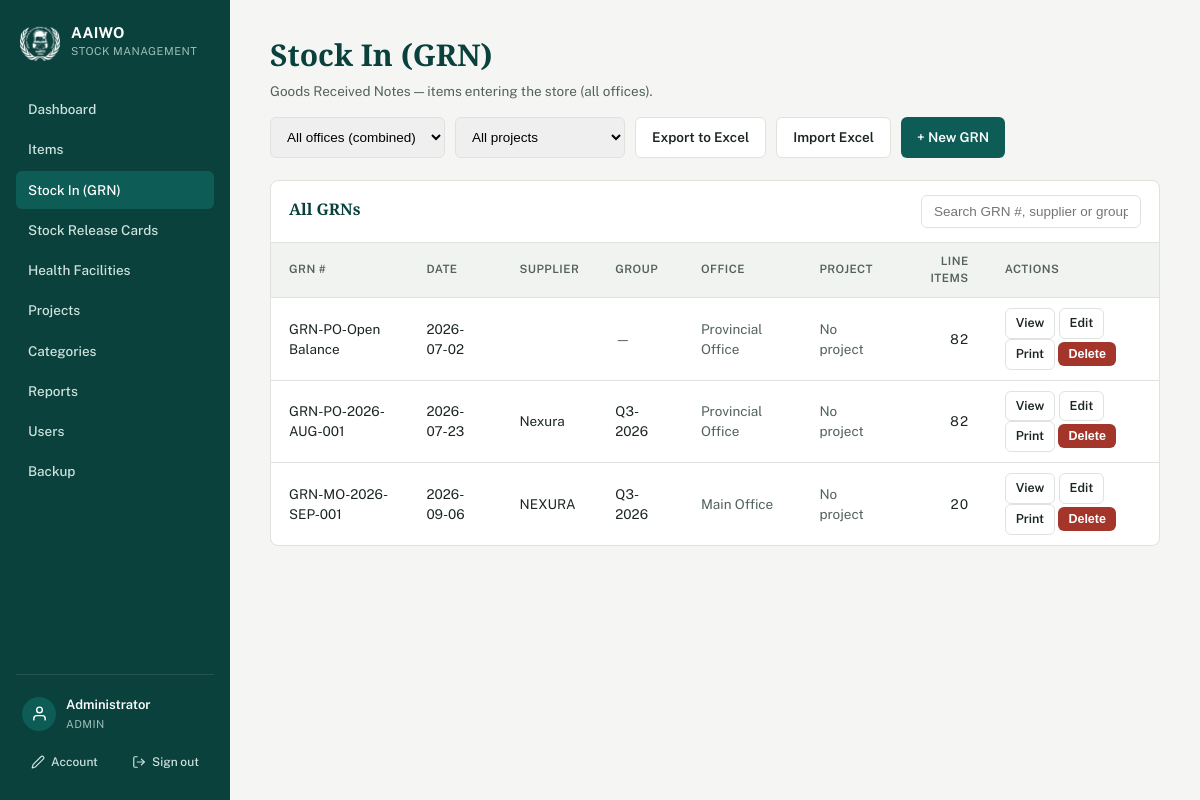
Page /receipts (signed in) on the committed database.
### tables this page shows
CREATE TABLE Users (
            UserID INTEGER PRIMARY KEY AUTOINCREMENT,
            Username TEXT NOT NULL UNIQUE,
            PasswordHash TEXT NOT NULL,
            FullName TEXT,
            Role TEXT NOT NULL DEFAULT 'staff',
            Active INTEGER NOT NULL DEFAULT 1,
            MustChangePassword INTEGER NOT NULL DEFAULT 0,
            CreatedAt TEXT NOT NULL DEFAULT (datetime('now'))
        , FailedLoginAttempts INTEGER NOT NULL DEFAULT 0, LockedUntil TEXT, Office TEXT);

CREATE TABLE StockReceipts (
    ReceiptID   INTEGER PRIMARY KEY AUTOINCREMENT,
    GRNNumber   TEXT NOT NULL UNIQUE,
    ReceiptDate TEXT
, Supplier TEXT, CreatedByUserID INTEGER, UpdatedByUserID INTEGER, CreatedAt TEXT, UpdatedAt TEXT, GroupName TEXT, Office TEXT DEFAULT 'main', ProjectID INTEGER);

### config/db.php (called while the page is built, shortened)
<?php
function db_file_path(): string {
    return __DIR__ . '/../data/stock_management.sqlite';
}
function db(): PDO {
    static $pdo = null;
    if ($pdo === null) {
        $path = db_file_path();
        $pdo = new PDO('sqlite:' . $path);
        $pdo->setAttribute(PDO::ATTR_ERRMODE, PDO::ERRMODE_EXCEPTION);
        $pdo->setAttribute(PDO::ATTR_DEFAULT_FETCH_MODE, PDO::FETCH_ASSOC);
        $pdo->exec('PRAGMA foreign_keys = ON');
        stockapp_migrate($pdo);
    }
    return $pdo;
}
function stockapp_migrate(PDO $pdo): void {
    $pdo->exec("
        CREATE TABLE IF NOT EXISTS Users (
            UserID INTEGER PRIMARY KEY AUTOINCREMENT,
            Username TEXT NOT NULL UNIQUE COLLATE NOCASE,
            PasswordHash TEXT NOT NULL,
            FullName TEXT,
            Role TEXT NOT NULL DEFAULT 'staff',
            Active INTEGER NOT NULL DEFAULT 1,
            MustChangePassword INTEGER NOT NULL DEFAULT 0,
            CreatedAt TEXT NOT NULL DEFAULT (datetime('now'))
        )
    ");
    $auditCols = [
        'CreatedByUserID' => 'INTEGER',
        'UpdatedByUserID' => 'INTEGER',
        'CreatedAt' => 'TEXT',
        'UpdatedAt' => 'TEXT',
        'GroupName' => 'TEXT',
    ];
    foreach (['StockReceipts', 'StockReleases'] as $table) {
        $existing = array_column($pdo->query('PRAGMA table_info(' . $table . ')')->fetchAll(), 'name');
    }
    $stockReleasesExists = (bool)$pdo->query("SELECT name FROM sqlite_master WHERE type='table' AND name='StockReleases'")->fetchColumn();
    if ($stockReleasesExists) {
        $existingReleaseCols = array_column($pdo->query('PRAGMA table_info(StockReleases)')->fetchAll(), 'name');
    }
    $pdo->exec('CREATE TABLE IF NOT EXISTS Projects (
        ProjectID INTEGER PRIMARY KEY AUTOINCREMENT,
        ProjectName TEXT NOT NULL,
        Description TEXT,
        CreatedByUserID INTEGER,
        CreatedAt TEXT,
        UpdatedByUserID INTEGER,
        UpdatedAt TEXT
    )');
    foreach (['Items', 'StockReceipts', 'StockReleases'] as $projectTable) {
        $existingCols = array_column($pdo->query('PRAGMA table_info(' . $projectTable . ')')->fetchAll(), 'name');
    }
    $categoriesExisted = (bool)$pdo->query("SELECT name FROM sqlite_master WHERE type='table' AND name='ItemCategories'")->fetchColumn();
    $pdo->exec('CREATE TABLE IF NOT EXISTS ItemCategories (
        CategoryID INTEGER PRIMARY KEY AUTOINCREMENT,
        CategoryName TEXT NOT NULL,
        CategoryNameLocal TEXT,
        CreatedAt TEXT
    )');
    $existingItemCols = array_column($pdo->query('PRAGMA table_info(Items)')->fetchAll(), 'name');
    $existingUserCols = array_column($pdo->query('PRAGMA table_info(Users)')->fetchAll(), 'name');
    foreach (['Items', 'HealthFacilities', 'StockReceipts', 'StockReleases'] as $table) {
        $tableExists = (bool)$pdo->query("SELECT name FROM sqlite_master WHERE type='table' AND name='$table'")->fetchColumn();
        $cols = array_column($pdo->query('PRAGMA table_info(' . $table . ')')->fetchAll(), 'name');
    }
    $hfTableExists = (bool)$pdo->query("SELECT name FROM sqlite_master WHERE type='table' AND name='HealthFacilities'")->fetchColumn();
    if ($hfTableExists) {
        $existingHfCols = array_column($pdo->query('PRAGMA table_info(HealthFacilities)')->fetchAll(), 'name');
    }
    $itemsTableExists = (bool)$pdo->query("SELECT name FROM sqlite_master WHERE type='table' AND name='Items'")->fetchColumn();
    if ($itemsTableExists) {
        $existingItemCols = array_column($pdo->query('PRAGMA table_info(Items)')->fetchAll(), 'name');
    }
    $userCount = (int)$pdo->query('SELECT COUNT(*) FROM Users')->fetchColumn();
}

### receipts.php (the view, shortened to what this page needs)
<?php
require __DIR__ . '/includes/functions.php';
require_login();
$scope = office_scope();
require __DIR__ . '/includes/header.php';
$project = project_scope();
[$pSql, $pParams] = project_condition('r.ProjectID', $project);
if ($scope === '__unassigned__') {
    $receipts = [];
} else {
    $receipts = db()->query('
        SELECT r.*, (SELECT COUNT(*) FROM StockReceiptDetails WHERE ReceiptID=r.ReceiptID) AS lines
        FROM StockReceipts r
    ')->fetchAll();
}
usort($receipts, fn($a, $b) => strnatcmp($a['ReceiptDate'] ?? '', $b['ReceiptDate'] ?? ''));
?>
<div class="page-head">
  <div>
    <h1>Stock In (GRN)</h1>
    <p>Goods Received Notes — items entering the store<?= is_admin() ? h($scope === null ? ' (all offices)' : (' — ' . office_label($scope))) : '' ?>.</p>
  </div>
  <div style="display:flex;gap:10px;flex-wrap:wrap;">
    <?php if (is_admin()): ?>
      <select id="officeFilter" class="search-box" style="min-width:170px;" onchange="applyReceiptFilters()">
        <option value="">All offices (combined)</option>
      </select>
    <?php endif; ?>
    <select id="projectFilter" class="search-box" style="min-width:170px;" onchange="applyReceiptFilters()" title="Show only one project's GRNs">
      <?= project_options_html($project === '__all__' ? '' : $project, true) ?>
    </select>
    <a class="btn secondary" href="export_excel?type=grn<?= $scope !== null ? ('&office=' . urlencode($scope)) : '' ?>" title="GRN list with per-GRN item quantities">Export to Excel</a>
    <a class="btn secondary" href="import?type=grn">Import Excel</a>
    <a class="btn" href="receipt_form<?= $scope !== null && $scope !== '__unassigned__' ? ('?office=' . urlencode($scope)) : '' ?><?= $project !== '__all__' ? (($scope !== null && $scope !== '__unassigned__') ? '&' : '?') . 'project=' . urlencode((string)$project) : '' ?>">+ New GRN</a>
  </div>
</div>
<div class="panel">
  <div class="panel-head">
    <h2>All GRNs</h2>
    <input class="search-box" id="grnSearch" placeholder="Search GRN #, supplier or group…" onkeyup="filterTable('grnSearch','grnTable')">
  </div>
  <table id="grnTable">
    <thead><tr><th>GRN #</th><th>Date</th><th>Supplier</th><th>Group</th><?php if (is_admin()): ?><th>Office</th><?php endif; ?><th>Project</th><th class="num">Line items</th><th>Actions</th></tr></thead>
    <tbody>
      <?php foreach ($receipts as $r): ?>
        <tr>
          <td><?= h($r['GRNNumber']) ?></td>
          <td><?= h($r['ReceiptDate']) ?></td>
          <td><?= h($r['Supplier'] ?? '') ?></td>
          <td><?= $r['GroupName'] ? h($r['GroupName']) : '<span class="muted">—</span>' ?></td>
          <?php if (is_admin()): ?><td class="muted"><?= h(office_label($r['Office'] ?? null)) ?></td><?php endif; ?>
          <td class="muted"><?= h(project_label($r['ProjectID'] ?? null)) ?></td>
          <td class="num"><?= (int)$r['lines'] ?></td>
          <td>
            <a class="btn secondary small" href="receipt_view?id=<?= $r['ReceiptID'] ?>">View</a>
            <a class="btn secondary small" href="receipt_form?id=<?= $r['ReceiptID'] ?>">Edit</a>
            <a class="btn secondary small" href="receipt_print?id=<?= $r['ReceiptID'] ?>" target="_blank">Print</a>
            <form method="post" style="display:inline;" onsubmit="return confirm('Delete this GRN and all its item lines? This cannot be undone.')">
              <button type="submit" class="btn danger small">Delete</button>
            </form>
          </td>
        </tr>
      <?php endforeach; ?>
    </tbody>
  </table>
</div>
<?php require __DIR__ . '/includes/footer.php'; ?>

### includes/header.php (shortened to what this page needs)
<?php
require_once __DIR__ . '/functions.php';
$me = current_user();
$current = basename($_SERVER['SCRIPT_NAME']);
$importType = $_GET['type'] ?? ($_POST['import_type'] ?? '');
$isImportGrn = ($current === 'import.php' && $importType !== 'card');
$isImportCard = ($current === 'import.php' && $importType === 'card');
?>
<!DOCTYPE html>
<html lang="en">
<head>
<?php
$cssPath = __DIR__ . '/../assets/style.css';
$cssVer = is_file($cssPath) ? filemtime($cssPath) : 1;
?>
<link rel="stylesheet" href="<?= isset($assetPrefix) ? $assetPrefix : '' ?>assets/style.css?v=<?= $cssVer ?>">
</head>
<body>
<div class="shell">
  <aside class="sidebar">
    <div class="brand" title="Afghan Alfouz Innovational Welfare Organization">
      <img src="<?= isset($assetPrefix) ? $assetPrefix : '' ?>assets/logo-white.png" alt="AAIWO" class="brand-mark-logo">
      <div>
        <div class="brand-title">AAIWO</div>
        <div class="brand-sub">Stock Management</div>
      </div>
    </div>
    <nav>
      <a href="index" class="<?= $current==='index.php'?'active':'' ?>">Dashboard</a>
      <a href="items" class="<?= in_array($current, ['items.php','item_form.php','import_items.php','export_items.php'], true) ? 'active' : '' ?>">Items</a>
      <a href="receipts" class="<?= (in_array($current, ['receipts.php','receipt_form.php','receipt_view.php','export_excel.php'], true) || $isImportGrn) ? 'active' : '' ?>">Stock In (GRN)</a>
      <a href="releases" class="<?= (in_array($current, ['releases.php','release_form.php','release_view.php','export_excel.php'], true) || $isImportCard) ? 'active' : '' ?>">Stock Release Cards</a>
      <a href="health_facilities" class="<?= in_array($current, ['health_facilities.php','hf_form.php','import_hf.php','export_hf.php'], true) ? 'active' : '' ?>">Health Facilities</a>
      <?php if (($me['Role'] ?? '') === 'admin'): ?>
        <a href="projects" class="<?= in_array($current, ['projects.php','project_form.php'], true) ? 'active' : '' ?>">Projects</a>
        <a href="categories" class="<?= in_array($current, ['categories.php','category_form.php'], true) ? 'active' : '' ?>">Categories</a>
        <a href="reports" class="<?= $current==='reports.php'?'active':'' ?>">Reports</a>
        <a href="users" class="<?= $current==='users.php'||$current==='user_form.php'?'active':'' ?>">Users</a>
        <a href="backup" class="<?= $current==='backup.php'?'active':'' ?>">Backup</a>
      <?php endif; ?>
    </nav>
    <div class="sidebar-account">
      <div class="account-card">
        <span class="account-avatar" aria-hidden="true">
          <svg viewBox="0 0 24 24" fill="none" stroke="currentColor" stroke-width="2" stroke-linecap="round" stroke-linejoin="round"><path d="M20 21v-2a4 4 0 0 0-4-4H8a4 4 0 0 0-4 4v2"></path><circle cx="12" cy="7" r="4"></circle></svg>
        </span>
        <div class="account-meta">
          <div class="account-name"><?= h($me['FullName'] ?? '') ?></div>
          <div class="account-role">
            <?= h(ucfirst($me['Role'] ?? '')) ?>
          </div>
        </div>
      </div>
      <div class="account-actions">
        <a href="my_account" class="account-action" title="My account">
          <svg viewBox="0 0 24 24" fill="none" stroke="currentColor" stroke-width="2" stroke-linecap="round" stroke-linejoin="round"><path d="M17 3a2.85 2.83 0 1 1 4 4L7.5 20.5 2 22l1.5-5.5Z"></path></svg>
          <span>Account</span>
        </a>
        <a href="logout" class="account-action" title="Sign out">
          <svg viewBox="0 0 24 24" fill="none" stroke="currentColor" stroke-width="2" stroke-linecap="round" stroke-linejoin="round"><path d="M9 21H5a2 2 0 0 1-2-2V5a2 2 0 0 1 2-2h4"></path><polyline points="16 17 21 12 16 7"></polyline><line x1="21" y1="12" x2="9" y2="12"></line></svg>
          <span>Sign out</span>
        </a>
      </div>
    </div>
  </aside>
  <main class="content">

### rows in the picture
users: FullName "Administrator", Role "ADMIN"
stockreceipts: GRNNumber "GRN-PO-Open Balance", ReceiptDate "2026-07-02", Office "Provincial Office", ProjectID "No project", lines "82"
stockreceipts: GRNNumber "GRN-PO-2026-AUG-001", ReceiptDate "2026-07-23", Supplier "Nexura", GroupName "Q3-2026", Office "Provincial Office", ProjectID "No project", lines "82"
stockreceipts: GRNNumber "GRN-MO-2026-SEP-001", ReceiptDate "2026-09-06", Supplier "NEXURA", GroupName "Q3-2026", Office "Main Office", ProjectID "No project", lines "20"

### other values in the picture
$scope === null ? ' (all offices)' : (' — ' . office_label($scope)) "(all offices)"
